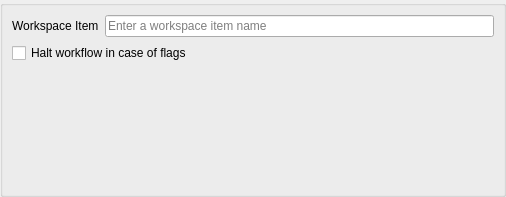
<?xml version="1.0" encoding="UTF-8"?>
<ui version="4.0">
 <class>ValidationWorkflowItemWidget</class>
 <widget class="QWidget" name="ValidationWorkflowItemWidget">
  <property name="geometry">
   <rect>
    <x>0</x>
    <y>0</y>
    <width>506</width>
    <height>197</height>
   </rect>
  </property>
  <property name="windowTitle">
   <string>Form</string>
  </property>
  <layout class="QGridLayout" name="gridLayout">
   <property name="margin">
    <number>0</number>
   </property>
   <item row="0" column="0">
    <widget class="QgsCollapsibleGroupBox" name="mGroupBox">
     <property name="checkable">
      <bool>false</bool>
     </property>
     <property name="saveCollapsedState">
      <bool>false</bool>
     </property>
     <layout class="QGridLayout" name="gridLayout_2">
      <item row="0" column="0">
       <widget class="QLabel" name="label">
        <property name="text">
         <string>Workspace Item</string>
        </property>
       </widget>
      </item>
      <item row="0" column="1">
       <widget class="QLineEdit" name="workspaceItemLineEdit">
        <property name="placeholderText">
         <string>Enter a workspace item name</string>
        </property>
       </widget>
      </item>
      <item row="1" column="0" colspan="2">
       <widget class="QCheckBox" name="haltCheckBox">
        <property name="text">
         <string>Halt workflow in case of flags</string>
        </property>
       </widget>
      </item>
      <item row="2" column="0" colspan="2">
       <widget class="OrderedValidationProcessesWidget" name="orderedValidationProcessesWidget" native="true"/>
      </item>
     </layout>
    </widget>
   </item>
  </layout>
 </widget>
 <customwidgets>
  <customwidget>
   <class>QgsCollapsibleGroupBox</class>
   <extends>QGroupBox</extends>
   <header>qgis.gui</header>
   <container>1</container>
  </customwidget>
  <customwidget>
   <class>OrderedValidationProcessesWidget</class>
   <extends>QWidget</extends>
   <header>DsgTools.CustomWidgets.BasicInterfaceWidgets.orderedValidationProcessesWidget.h</header>
   <container>1</container>
  </customwidget>
 </customwidgets>
 <resources/>
 <connections/>
</ui>
